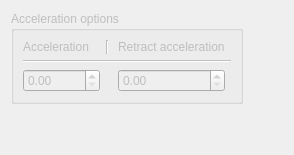
         <widget class="QWidget" name="tab_4">
          <attribute name="title">
           <string>Acceleration</string>
          </attribute>
          <layout class="QGridLayout" name="gridLayout_14">
           <item row="0" column="0">
            <widget class="QGroupBox" name="accelerationGroup">
             <property name="enabled">
              <bool>false</bool>
             </property>
             <property name="title">
              <string>Acceleration options</string>
             </property>
             <layout class="QGridLayout" name="gridLayout_7">
              <item row="0" column="0">
               <widget class="QLabel" name="label_41">
                <property name="text">
                 <string>Acceleration</string>
                </property>
               </widget>
              </item>
              <item row="1" column="0" colspan="5">
               <widget class="Line" name="line_24">
                <property name="orientation">
                 <enum>Qt::Horizontal</enum>
                </property>
               </widget>
              </item>
              <item row="0" column="1" colspan="2">
               <widget class="Line" name="line_25">
                <property name="orientation">
                 <enum>Qt::Vertical</enum>
                </property>
               </widget>
              </item>
              <item row="0" column="3">
               <widget class="QLabel" name="label_42">
                <property name="text">
                 <string>Retract acceleration</string>
                </property>
               </widget>
              </item>
              <item row="2" column="0">
               <widget class="QDoubleSpinBox" name="acceleration">
                <property name="maximum">
                 <double>99999.990000000005239</double>
                </property>
               </widget>
              </item>
              <item row="2" column="3">
               <widget class="QDoubleSpinBox" name="acceleration_retract">
                <property name="maximum">
                 <double>99999.990000000005239</double>
                </property>
               </widget>
              </item>
             </layout>
            </widget>
           </item>
           <item row="1" column="0">
            <spacer name="verticalSpacer_5">
             <property name="orientation">
              <enum>Qt::Vertical</enum>
             </property>
             <property name="sizeHint" stdset="0">
              <size>
               <width>20</width>
               <height>40</height>
              </size>
             </property>
            </spacer>
           </item>
           <item row="0" column="1">
            <spacer name="horizontalSpacer_5">
             <property name="orientation">
              <enum>Qt::Horizontal</enum>
             </property>
             <property name="sizeHint" stdset="0">
              <size>
               <width>40</width>
               <height>20</height>
              </size>
             </property>
            </spacer>
           </item>
          </layout>
         </widget>
